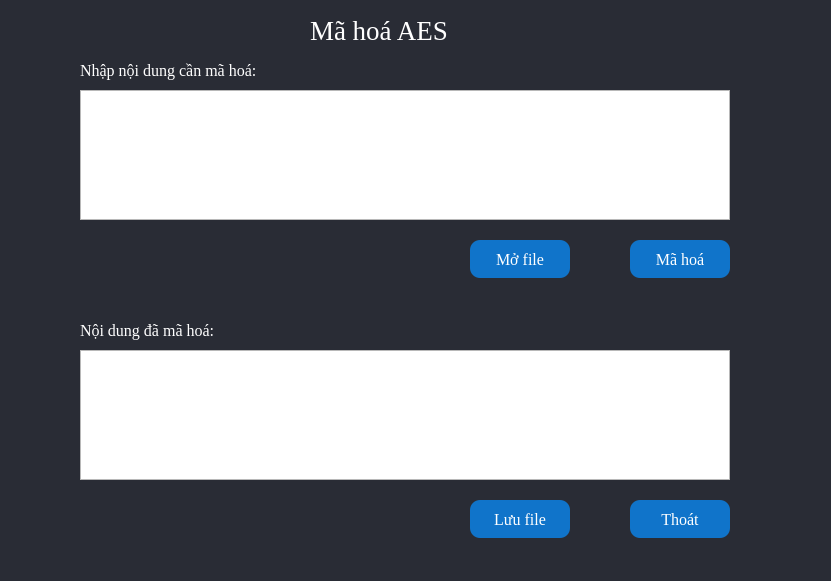
<?xml version="1.0" encoding="UTF-8"?>
<ui version="4.0">
 <class>Form</class>
 <widget class="QWidget" name="Form">
  <property name="geometry">
   <rect>
    <x>0</x>
    <y>0</y>
    <width>831</width>
    <height>581</height>
   </rect>
  </property>
  <property name="windowTitle">
   <string>Form</string>
  </property>
  <property name="styleSheet">
   <string notr="true">#Form{
background-color: #292C35;
color: rgb(255, 255, 255);
}
#btnMaHoa{
	background-color: #1074CA;
	color: rgb(255, 255, 255);
	border-radius: 10px;
}
#btnOpenFile{
	background-color: #1074CA;
	color: rgb(255, 255, 255);
	border-radius: 10px;
}
#btnSaveFile{
	background-color: #1074CA;
	color: rgb(255, 255, 255);
	border-radius: 10px;

}
#btnClose{
	background-color: #1074CA;
	color: rgb(255, 255, 255);
	border-radius: 10px;

}</string>
  </property>
  <widget class="QTextEdit" name="txtCiphertext">
   <property name="geometry">
    <rect>
     <x>80</x>
     <y>350</y>
     <width>650</width>
     <height>130</height>
    </rect>
   </property>
   <property name="font">
    <font>
     <family>Times New Roman</family>
     <pointsize>12</pointsize>
    </font>
   </property>
   <property name="styleSheet">
    <string notr="true">color: rgb(255, 255, 255);
font: 12pt &quot;Times New Roman&quot;;</string>
   </property>
  </widget>
  <widget class="QLabel" name="label_2">
   <property name="geometry">
    <rect>
     <x>80</x>
     <y>60</y>
     <width>221</width>
     <height>21</height>
    </rect>
   </property>
   <property name="font">
    <font>
     <family>Times New Roman</family>
     <pointsize>12</pointsize>
    </font>
   </property>
   <property name="styleSheet">
    <string notr="true">color: rgb(255, 255, 255);</string>
   </property>
   <property name="text">
    <string>Nhập nội dung cần mã hoá:</string>
   </property>
  </widget>
  <widget class="QLabel" name="label">
   <property name="geometry">
    <rect>
     <x>310</x>
     <y>0</y>
     <width>241</width>
     <height>61</height>
    </rect>
   </property>
   <property name="font">
    <font>
     <family>Times New Roman</family>
     <pointsize>20</pointsize>
     <weight>50</weight>
     <italic>false</italic>
     <bold>false</bold>
    </font>
   </property>
   <property name="styleSheet">
    <string notr="true">color: rgb(255, 255, 255);</string>
   </property>
   <property name="text">
    <string>Mã hoá AES</string>
   </property>
  </widget>
  <widget class="QPushButton" name="btnOpenFile">
   <property name="geometry">
    <rect>
     <x>470</x>
     <y>240</y>
     <width>100</width>
     <height>38</height>
    </rect>
   </property>
   <property name="font">
    <font>
     <family>Times New Roman</family>
     <pointsize>12</pointsize>
    </font>
   </property>
   <property name="text">
    <string>Mở file</string>
   </property>
   <property name="icon">
    <iconset>
     <normaloff>../icon/mo.png</normaloff>../icon/mo.png</iconset>
   </property>
  </widget>
  <widget class="QTextEdit" name="txtPlaintext">
   <property name="geometry">
    <rect>
     <x>80</x>
     <y>90</y>
     <width>650</width>
     <height>130</height>
    </rect>
   </property>
   <property name="styleSheet">
    <string notr="true">color: rgb(255, 255, 255);
font: 12pt &quot;Times New Roman&quot;;</string>
   </property>
  </widget>
  <widget class="QPushButton" name="btnSaveFile">
   <property name="geometry">
    <rect>
     <x>470</x>
     <y>500</y>
     <width>100</width>
     <height>38</height>
    </rect>
   </property>
   <property name="font">
    <font>
     <family>Times New Roman</family>
     <pointsize>12</pointsize>
    </font>
   </property>
   <property name="text">
    <string>Lưu file</string>
   </property>
   <property name="icon">
    <iconset>
     <normaloff>../icon/luufile.png</normaloff>../icon/luufile.png</iconset>
   </property>
   <property name="iconSize">
    <size>
     <width>16</width>
     <height>16</height>
    </size>
   </property>
   <property name="checkable">
    <bool>false</bool>
   </property>
  </widget>
  <widget class="QPushButton" name="btnMaHoa">
   <property name="geometry">
    <rect>
     <x>630</x>
     <y>240</y>
     <width>100</width>
     <height>38</height>
    </rect>
   </property>
   <property name="font">
    <font>
     <family>Times New Roman</family>
     <pointsize>12</pointsize>
    </font>
   </property>
   <property name="text">
    <string>Mã hoá</string>
   </property>
   <property name="icon">
    <iconset>
     <normaloff>../icon/mh.png</normaloff>../icon/mh.png</iconset>
   </property>
  </widget>
  <widget class="QLabel" name="label_4">
   <property name="geometry">
    <rect>
     <x>80</x>
     <y>320</y>
     <width>181</width>
     <height>21</height>
    </rect>
   </property>
   <property name="font">
    <font>
     <family>Times New Roman</family>
     <pointsize>12</pointsize>
    </font>
   </property>
   <property name="styleSheet">
    <string notr="true">color: rgb(255, 255, 255);</string>
   </property>
   <property name="text">
    <string>Nội dung đã mã hoá:</string>
   </property>
  </widget>
  <widget class="QPushButton" name="btnClose">
   <property name="geometry">
    <rect>
     <x>630</x>
     <y>500</y>
     <width>100</width>
     <height>38</height>
    </rect>
   </property>
   <property name="font">
    <font>
     <family>Times New Roman</family>
     <pointsize>12</pointsize>
    </font>
   </property>
   <property name="text">
    <string>Thoát</string>
   </property>
   <property name="icon">
    <iconset>
     <normaloff>../icon/thoat.png</normaloff>../icon/thoat.png</iconset>
   </property>
   <property name="iconSize">
    <size>
     <width>20</width>
     <height>20</height>
    </size>
   </property>
   <property name="checkable">
    <bool>false</bool>
   </property>
  </widget>
 </widget>
 <resources/>
 <connections/>
</ui>
